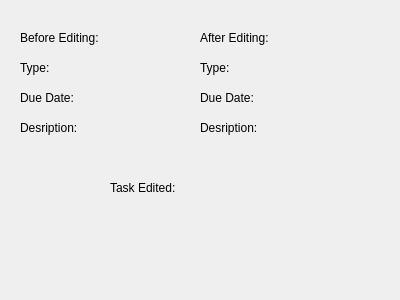
<?xml version="1.0" encoding="UTF-8"?>
<ui version="4.0">
 <class>EditTask</class>
 <widget class="QDialog" name="EditTask">
  <property name="geometry">
   <rect>
    <x>0</x>
    <y>0</y>
    <width>400</width>
    <height>300</height>
   </rect>
  </property>
  <property name="windowTitle">
   <string>Dialog</string>
  </property>
  <widget class="QLabel" name="label">
   <property name="geometry">
    <rect>
     <x>20</x>
     <y>30</y>
     <width>121</width>
     <height>16</height>
    </rect>
   </property>
   <property name="text">
    <string>Before Editing:</string>
   </property>
  </widget>
  <widget class="QLabel" name="label_2">
   <property name="geometry">
    <rect>
     <x>20</x>
     <y>60</y>
     <width>60</width>
     <height>16</height>
    </rect>
   </property>
   <property name="text">
    <string>Type:</string>
   </property>
  </widget>
  <widget class="QLabel" name="label_3">
   <property name="geometry">
    <rect>
     <x>20</x>
     <y>90</y>
     <width>71</width>
     <height>16</height>
    </rect>
   </property>
   <property name="text">
    <string>Due Date:</string>
   </property>
  </widget>
  <widget class="QLabel" name="label_4">
   <property name="geometry">
    <rect>
     <x>20</x>
     <y>120</y>
     <width>71</width>
     <height>16</height>
    </rect>
   </property>
   <property name="text">
    <string>Desription:</string>
   </property>
  </widget>
  <widget class="QLabel" name="label_5">
   <property name="geometry">
    <rect>
     <x>200</x>
     <y>30</y>
     <width>111</width>
     <height>16</height>
    </rect>
   </property>
   <property name="text">
    <string>After Editing:</string>
   </property>
  </widget>
  <widget class="QLabel" name="label_6">
   <property name="geometry">
    <rect>
     <x>200</x>
     <y>60</y>
     <width>60</width>
     <height>16</height>
    </rect>
   </property>
   <property name="text">
    <string>Type:</string>
   </property>
  </widget>
  <widget class="QLabel" name="label_7">
   <property name="geometry">
    <rect>
     <x>200</x>
     <y>90</y>
     <width>71</width>
     <height>16</height>
    </rect>
   </property>
   <property name="text">
    <string>Due Date:</string>
   </property>
  </widget>
  <widget class="QLabel" name="label_8">
   <property name="geometry">
    <rect>
     <x>200</x>
     <y>120</y>
     <width>71</width>
     <height>16</height>
    </rect>
   </property>
   <property name="text">
    <string>Desription:</string>
   </property>
  </widget>
  <widget class="QLabel" name="descAfter">
   <property name="geometry">
    <rect>
     <x>200</x>
     <y>150</y>
     <width>191</width>
     <height>20</height>
    </rect>
   </property>
   <property name="text">
    <string/>
   </property>
  </widget>
  <widget class="QLabel" name="dateBefore">
   <property name="geometry">
    <rect>
     <x>100</x>
     <y>90</y>
     <width>101</width>
     <height>16</height>
    </rect>
   </property>
   <property name="text">
    <string/>
   </property>
  </widget>
  <widget class="QLabel" name="descBefore">
   <property name="geometry">
    <rect>
     <x>10</x>
     <y>150</y>
     <width>181</width>
     <height>16</height>
    </rect>
   </property>
   <property name="text">
    <string/>
   </property>
  </widget>
  <widget class="QLabel" name="dateAfter">
   <property name="geometry">
    <rect>
     <x>280</x>
     <y>90</y>
     <width>111</width>
     <height>16</height>
    </rect>
   </property>
   <property name="text">
    <string/>
   </property>
  </widget>
  <widget class="QLabel" name="label_14">
   <property name="geometry">
    <rect>
     <x>310</x>
     <y>60</y>
     <width>60</width>
     <height>16</height>
    </rect>
   </property>
   <property name="text">
    <string/>
   </property>
  </widget>
  <widget class="QLabel" name="typeBefore">
   <property name="geometry">
    <rect>
     <x>100</x>
     <y>60</y>
     <width>101</width>
     <height>16</height>
    </rect>
   </property>
   <property name="text">
    <string/>
   </property>
  </widget>
  <widget class="QLabel" name="typeAfter">
   <property name="geometry">
    <rect>
     <x>249</x>
     <y>60</y>
     <width>101</width>
     <height>16</height>
    </rect>
   </property>
   <property name="text">
    <string/>
   </property>
  </widget>
  <widget class="QLabel" name="label_9">
   <property name="geometry">
    <rect>
     <x>110</x>
     <y>180</y>
     <width>91</width>
     <height>16</height>
    </rect>
   </property>
   <property name="text">
    <string>Task Edited:</string>
   </property>
  </widget>
  <widget class="QLabel" name="taskEdited">
   <property name="geometry">
    <rect>
     <x>230</x>
     <y>180</y>
     <width>60</width>
     <height>16</height>
    </rect>
   </property>
   <property name="text">
    <string/>
   </property>
  </widget>
 </widget>
 <resources/>
 <connections/>
</ui>
